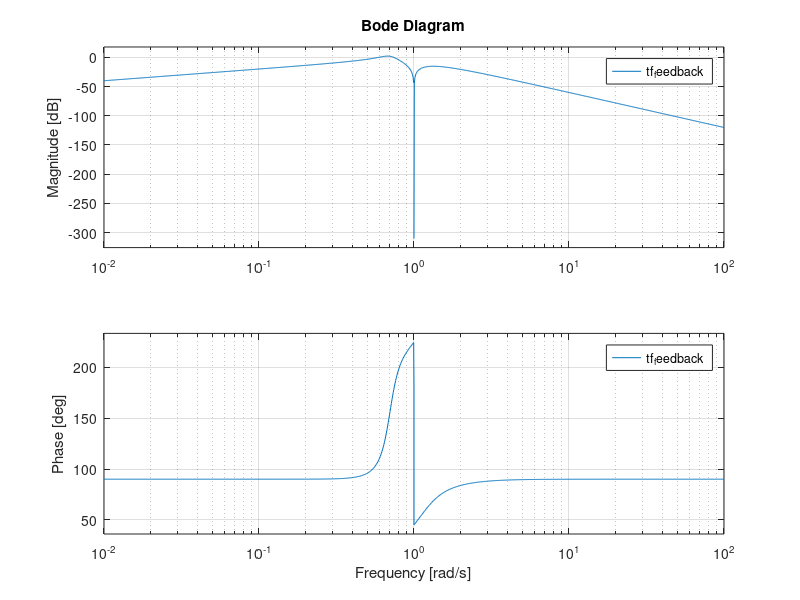
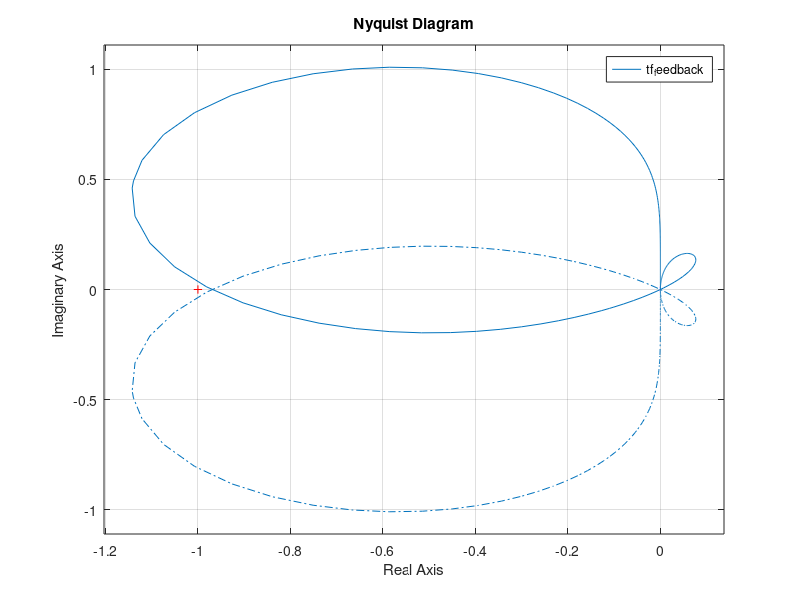
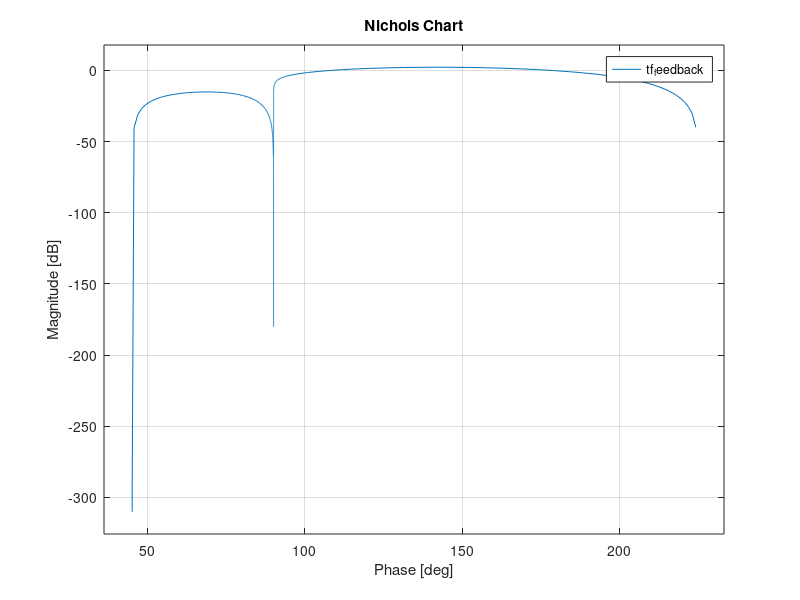

The MATLAB source for these figures, in order:
ex = tf([1 1], [1 1 1])

s = tf('s')

tf1 = 1/s
tf2 = (s^2 + 1) / (s^4 + s)
tf3 = tf1*tf2

tf3
tf2
tf_feedback = feedback(tf3, tf2)
step(tf_feedback)
rlocus(tf_feedback)
figure(1)
bode(tf_feedback)
figure(2)
nyquist(tf_feedback)
figure(3)
nichols(tf_feedback)
